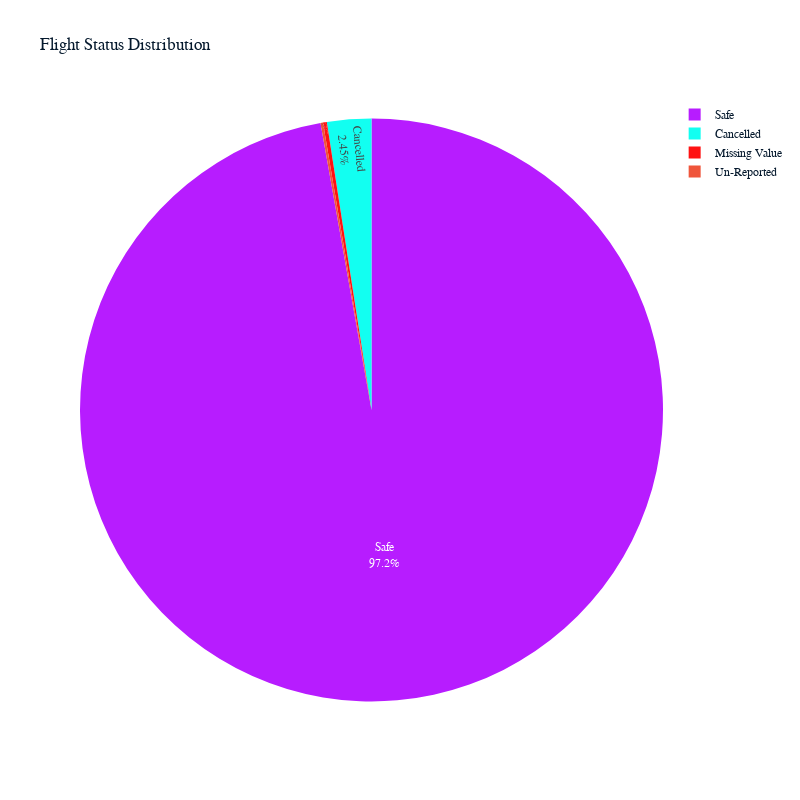

The code cell stored with this chart in its notebook:
### Code cell
import plotly.express as px

# Count how many flights for each status
status_counts = flight_status_DF['status'].value_counts().reset_index()
status_counts.columns = ['status', 'count']

# Modern color palette
modern_colors = ['#b71cff', '#12fff1', '#ff1212', '#EF553B', '#FFA15A']  # blue, purple, teal, orange, red

# Create pie chart
fig = px.pie(
    status_counts,
    names='status',
    values='count',
    title='Flight Status Distribution',
    color_discrete_sequence=modern_colors
)
fig.update_layout(
    showlegend=True,
    width=800,   # Increase width
    height=800   # Increase height
)

fig.update_traces(textposition='inside', textinfo='percent+label')
fig.update_layout(showlegend=True)
fig.show()
print(status_counts)

### Figure 1 — Plotly figure (JSON) as saved in the notebook; plotly's stock layout.template omitted (floating-point values rounded to 4 significant figures)
{"data": [{"domain": {"x": [0, 1], "y": [0, 1]}, "hovertemplate": "status=%{label}<br>count=%{value}<extra></extra>", "labels": ["Safe", "Cancelled", "Missing Value", "Un-Reported"], "legendgroup": "", "name": "", "showlegend": true, "values": [327346, 8255, 717, 458], "type": "pie", "textinfo": "percent+label", "textposition": "inside"}], "layout": {"legend": {"tracegroupgap": 0}, "title": {"text": "Flight Status Distribution"}, "piecolorway": ["#b71cff", "#12fff1", "#ff1212", "#EF553B", "#FFA15A"], "showlegend": true, "width": 800, "height": 800}}
